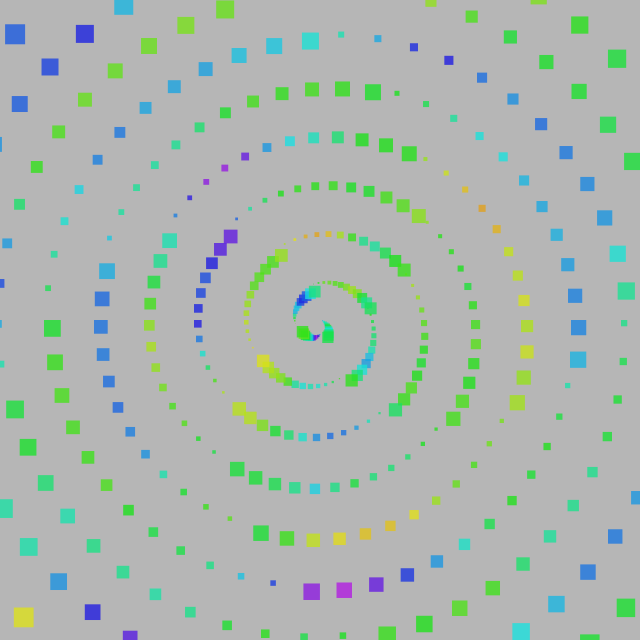
Frame 1 (no input)
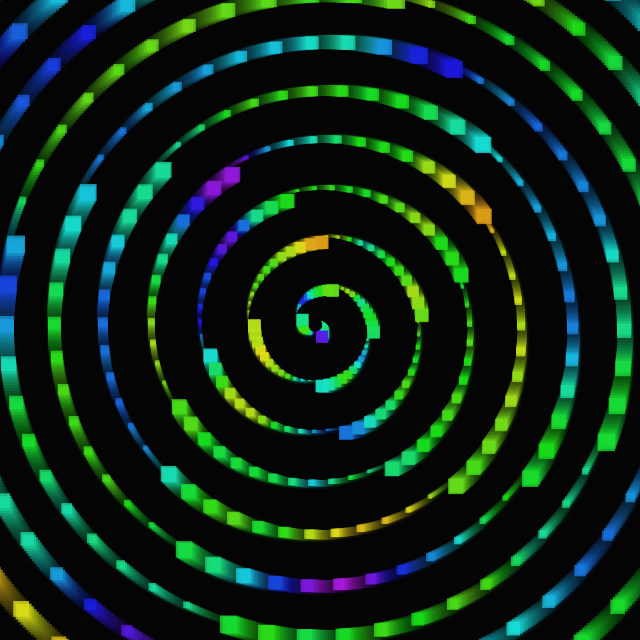
Frame 60 (the mouse pressed at the canvas centre just before this capture)
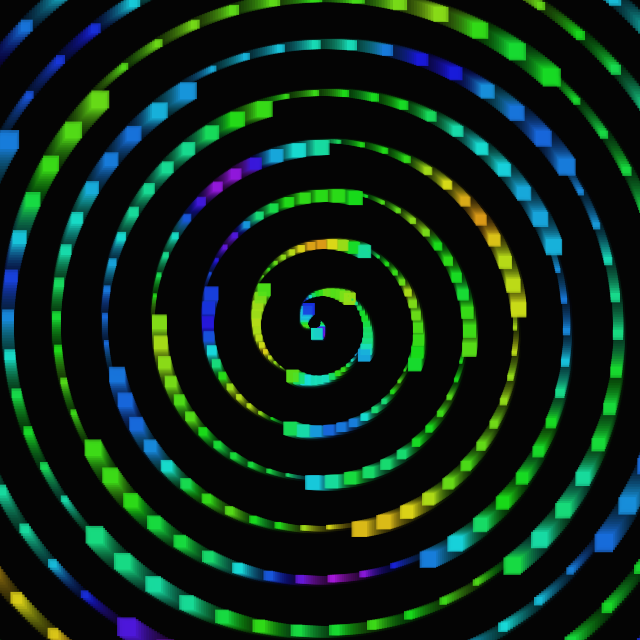
Frame 120 (the mouse held since frame 60 and released just before this capture)

The Processing sketch that drew these frames (run headless with seeded random() and noise(); from frame 60 on, the mouse is pressed at the canvas centre):

// Processing sketch: day003
// ── day003.pde
float v, t, f;
void setup() {
  size(640, 640);
  colorMode(3, 9);
  noStroke();
  clear();
}
void draw() {
  int s=0;
  fill(0, 1);
  square(0, 0, 640);
  v=0;
  for (t=f; t<75+f; t+=PI/25) {
    fill(noise(t)*9, 8, 8, 7);
    square((v+=1)*cos(t)+320, v*sin(t)+320, s++%12+t/6);
  }
  f+=PI/360;
}
